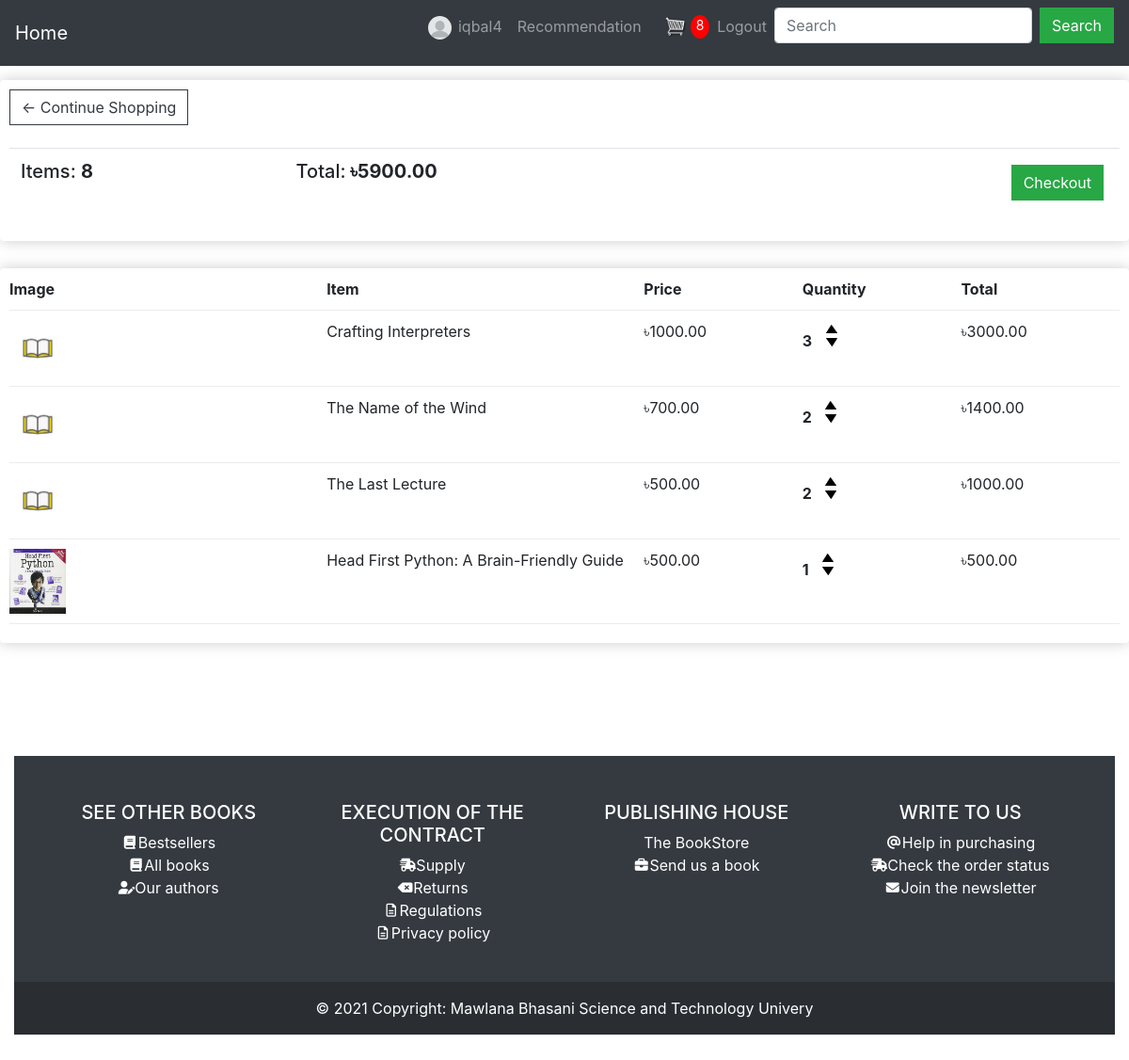
Screenshot of /profiles/cart/ (signed in) with the database file from the repository.
### profiles/models.py (models this page shows, shortened)
class Profile(models.Model):
    user = models.OneToOneField(
        User, on_delete=models.CASCADE, blank=True, null=True)
    city = models.CharField(max_length=200, blank=True)
    profile_pic = models.ImageField(default='default.png', upload_to='profile')

class Order(models.Model):
    profile = models.ForeignKey(
        Profile, on_delete=models.SET_NULL, blank=True, null=True)
    date_ordered = models.DateTimeField(auto_now_add=True)
    completed = models.BooleanField(default=False, null=True)
    transaction_id = models.CharField(max_length=200, null=True, blank=True)
    @ property
    def get_cart_total(self):
        orderitems = self.orderitem_set.all()
        total = sum([item.get_total for item in orderitems])
        return total
    @ property
    def get_cart_items(self):
        orderitems = self.orderitem_set.all()
        total = sum([item.quantity for item in orderitems])
        return total

class OrderItem(models.Model):
    product = models.ForeignKey(
        Product, on_delete=models.SET_NULL, blank=True, null=True)
    order = models.ForeignKey(
        Order, on_delete=models.SET_NULL, blank=True, null=True)
    quantity = models.IntegerField(default=0, null=True, blank=True)
    date_added = models.DateTimeField(auto_now_add=True)
    @ property
    def get_total(self):
        total = self.product.price * self.quantity
        return total

### shop/models.py (models this page shows, shortened)
class Product(models.Model):
    BOOK_GENRES_CHOICES = [
        ('Action', 'Action and adventure'),
        ('Art', 'Art/architecture'),
        ('Alternate history', 'Alternate history'),
        ('Autobiography', 'Autobiography'),
        ('Anthology', 'Anthology'),
        ('Biography', 'Biography'),
        ('Business', 'Business/economics'),
        ('Children', 'Children'),
        ('Crafts/hobbies', 'Crafts/hobbies'),
        ('Classic', 'Classic'),
        ('Cookbook', 'Cookbook'),
        ('Comic book', 'Comic book'),
        ('Diary', 'Diary'),
        ('Dictionary', 'Dictionary'),
        ('Crime', 'Crime'),
        ('Encyclopedia', 'Encyclopedia'),
        ('Drama', 'Drama'),
        ('Fairytale', 'Fairytale'),
        ('Health', 'Health/fitness'),
        ('Fantasy', 'Fantasy'),
        ('History', 'History'),
        ('Graphic novel', 'Graphic novel'),
        ('Home and garden', 'Home and garden'),
        ('Historical fiction', 'Historical fiction'),
        ('Humor', 'Humor'),
        ('Horror', 'Horror'),
        ('Journal', 'Journal'),
        ('Mystery', 'Mystery'),
        ('Math', 'Math'),
        ('Paranormal romance', 'Paranormal romance'),
        ('Memoir', 'Memoir'),
        ('Picture book', 'Picture book'),
        ('Philosophy', 'Philosophy'),
        ('Poetry', 'Poetry'),
        ('Prayer', 'Prayer'),
        ('Political thriller', 'Political thriller'),
        ('Religion', 'Religion, spirituality, and new age'),
        ('Romance', 'Romance'),
        ('Textbook', 'Textbook'),
        ('Satire', 'Satire'),
        ('True crime', 'True crime'),
        ('Science fiction', 'Science fiction'),
        ('Review', 'Review'),
        ('Short story', 'Short story'),
        ('Science', 'Science'),
        ('Suspense', 'Suspense'),
        ('Self help', 'Self help'),
        ('Thriller', 'Thriller'),
        ('Sports and leisure', 'Sports and leisure'),
        ('Western', 'Western'),
        ('Travel', 'Travel'),
        ('Young adult', 'Young adult'),
    ]
    product_name = models.CharField(blank=True, max_length=255)
    author_name = models.CharField(blank=True, max_length=255)
    price = models.FloatField(blank=True, null=True, default=1)
    digital = models.BooleanField(default=False, null=True, blank=False)
    genres = models.CharField(
        max_length=150, choices=BOOK_GENRES_CHOICES, default='Textbook')
    quantity = models.IntegerField(blank=False, default=1)
    product_pic = models.ImageField(
        default='book-default.jpg', upload_to='product')

### profiles/views.py (the view)
# urls.py: path('cart/', views.cart, name='cart'),
def cart(request):
    if request.user.is_authenticated:
        customer = request.user.profile
        order, created = Order.objects.get_or_create(
            profile=customer, completed=False)
        items = order.orderitem_set.all()
        cartItems = order.get_cart_items
    else:
        items = []
        order = {'get_cart_total': 0, 'get_cart_items': 0}
        cartItems = order['get_cart_items']
    data = {'items': items, 'order': order, 'cartItems': cartItems}
    return render(request, 'profiles/cart.html', data)

### profiles/templates/profiles/cart.html
{% extends "profiles/base.html" %}
{% load crispy_forms_tags %}
{% load static %}
{% block content %}
    <div class="row">
        <div class="col-lg-12">
            <div class="box-element">
                <a class="btn btn-outline-dark" href="{% url 'home' %}">&#x2190; Continue Shopping</a
                    >
                    <br />
                    <br />
                    <table class="table">
                        <tr>
                            <th>
                                <h5>
                                    Items: <strong>{{ order.get_cart_items }}</strong>
                                </h5>
                            </th>
                            <th>
                                <h5>
                                    Total:<strong>
                                    &#2547;{{ order.get_cart_total|floatformat:2 }}</strong
                                    >
                                </h5>
                            </th>
                            <th>
                                <a style="float: right; margin: 5px"
                                   class="btn btn-success"
                                   href="{% url 'profiles:checkout' %}">Checkout</a
                                    >
                                </th>
                            </tr>
                        </table>
                    </div>
                    <br />
                    <div class="box-element">
                        <div class="cart-row">
                            <div style="flex: 2">
                                <strong>Image</strong>
                            </div>
                            <div style="flex: 2">
                                <strong>Item</strong>
                            </div>
                            <div style="flex: 1">
                                <strong>Price</strong>
                            </div>
                            <div style="flex: 1">
                                <strong>Quantity</strong>
                            </div>
                            <div style="flex: 1">
                                <strong>Total</strong>
                            </div>
                        </div>
                        {% for item in items %}
                            <div class="cart-row">
                                <div style="flex: 2">
                                    <img class="row-image" src="{{ item.product.product_pic.url }}" />
                                </div>
                                <div style="flex: 2">
                                    <p>{{ item.product.product_name }}</p>
                                </div>
                                <div style="flex: 1">
                                    <p>&#2547;{{ item.product.price|floatformat:2 }}</p>
                                </div>
                                <div style="flex: 1">
                                    <p class="quantity">{{ item.quantity }}</p>
                                    <div class="quantity">
                                        <img data-product="{{ item.product.id }}"
                                             data-action="add"
                                             class="chg-quantity update-cart"
                                             src="{% static 'images/arrow-up.png' %}"/>
                                        <img data-product="{{ item.product.id }}"
                                             data-action="remove"
                                             class="chg-quantity update-cart"
                                             src="{% static 'images/arrow-down.png' %}"/>
                                    </div>
                                </div>
                                <div style="flex: 1">
                                    <p>&#2547;{{ item.get_total|floatformat:2 }}</p>
                                </div>
                            </div>
                        {% endfor %}
                    </div>
                </div>
            </div>
        {% endblock content %}

### profiles/templates/profiles/base.html (shortened to what this page needs)
{% load static %}
{% load profiles_extras %}
<html lang="en">
    <head>
        <link rel="stylesheet"
              type="text/css"
              href="{% static 'css/bootstrap.css' %}">
        <link rel="stylesheet" href="{% static 'css/all.css' %}">
        <link rel="stylesheet" href="{% static 'css/brands.css' %}">
        <link rel="stylesheet" href="{% static 'css/solid.css' %}">
        <link rel="stylesheet" href="{% static 'css/regular.css' %}">
        <link rel="stylesheet" type="text/css" href="{% static 'css/main.css' %}">
    </head>
    <body>
        <nav class="navbar navbar-expand-lg bg-dark navbar-dark sticky-top">
            <a class="navbar-brand" href="{% url 'home' %}">Home</a>
            <div class="collapse navbar-collapse" id="navbarSupportedContent">
                <ul class="navbar-nav ml-auto">
                    {% if user.is_authenticated %}
                        <li class="nav-item">
                            <a class="nav-link user-name"
                               data-user="{{ request.user }}"
                               style="display: inline-block;"
                               href="{% url 'profiles:profile' %}">
                                <img class="rounded-circle"
                                     style="width:25px;
                                            margin-right: 2px;"
                                     src="{{ user.profile.profile_pic.url }}">
                                {{ user.username }}
                            </a>
                        </li>
                        <li class="nav-item">
                            <a class="nav-link" href="{% url 'profiles:recommendation' %}">Recommendation</a>
                        </li>
                    {% endif %}
                    {% if user.is_authenticated %}
                        <div class="form-inline my-2 my-lg-0">
                            <a href="{% url 'profiles:cart' %}">
                                <img id="cart-icon" src="{% static 'images/cart.png' %}">
                                <p id="cart-total">{{ cartItems }}</p>
                            </a>
                        </div>
                        <li>
                            <a class="nav-item nav-link" href="{% url 'profiles:logout' %}">Logout</a>
                        </li>
                    {% endif %}
                    <form class="form-inline"
                          method="post"
                          action="{% url 'profiles:search' %}">
                        <input class="form-control mr-sm-2"
                               type="text"
                               name="search"
                               placeholder="Search">
                        <button class="btn btn-success" type="submit">Search</button>
                    </form>
                </ul>
            </div>
        </nav>
        {% block content %}{% endblock %}
        <br>
        <br>
        <br>
        <div class="container-fluid my-5 col-lg">
            <footer class="bg-dark text-center text-lg-start text-white">
                <div class="container p-4">
                    <div class="row mt-4">
                        <div class="col-lg-3 col-md-6 mb-4 mb-md-0">
                            <h5 class="text-uppercase">See other books</h5>
                            <ul class="list-unstyled mb-0">
                                <li>
                                    <a href="#!" class="text-white"><i class="fas fa-book fa-fw fa-sm me-2"></i>Bestsellers</a>
                                </li>
                                <li>
                                    <a href="#!" class="text-white"><i class="fas fa-book fa-fw fa-sm me-2"></i>All books</a>
                                </li>
                                <li>
                                    <a href="#!" class="text-white"><i class="fas fa-user-edit fa-fw fa-sm me-2"></i>Our authors</a>
                                </li>
                            </ul>
                        </div>
                        <div class="col-lg-3 col-md-6 mb-4 mb-md-0">
                            <h5 class="text-uppercase">Execution of the contract</h5>
                            <ul class="list-unstyled">
                                <li>
                                    <a href="#!" class="text-white"><i class="fas fa-shipping-fast fa-fw fa-sm me-2"></i>Supply</a>
                                </li>
                                <li>
                                    <a href="#!" class="text-white"><i class="fas fa-backspace fa-fw fa-sm me-2"></i>Returns</a>
                                </li>
                                <li>
                                    <a href="#!" class="text-white"><i class="far fa-file-alt fa-fw fa-sm me-2"></i>Regulations</a>
                                </li>
                                <li>
                                    <a href="#!" class="text-white"><i class="far fa-file-alt fa-fw fa-sm me-2"></i>Privacy policy</a>
                                </li>
                            </ul>
                        </div>
                        <div class="col-lg-3 col-md-6 mb-4 mb-md-0">
                            <h5 class="text-uppercase">Publishing house</h5>
                            <ul class="list-unstyled">
                                <li>
                                    <a href="#!" class="text-white">The BookStore</a>
                                </li>
                                <li>
                                    <a href="#!" class="text-white"><i class="fas fa-briefcase fa-fw fa-sm me-2"></i>Send us a book</a>
                                </li>
                            </ul>
                        </div>
                        <div class="col-lg-3 col-md-6 mb-4 mb-md-0">
                            <h5 class="text-uppercase">Write to us</h5>
                            <ul class="list-unstyled">
                                <li>
                                    <a href="#!" class="text-white"><i class="fas fa-at fa-fw fa-sm me-2"></i>Help in purchasing</a>
                                </li>
                                <li>
                                    <a href="#!" class="text-white"><i class="fas fa-shipping-fast fa-fw fa-sm me-2"></i>Check the order status</a>
                                </li>
                                <li>
                                    <a href="#!" class="text-white"><i class="fas fa-envelope fa-fw fa-sm me-2"></i>Join the newsletter</a>
                                </li>
                            </ul>
                        </div>
                    </div>
                </div>
                <div class="text-center p-3" style="background-color: rgba(0, 0, 0, 0.2)">
                    © 2021 Copyright:
                    <a class="text-white" href="{% url 'home' %}">Mawlana Bhasani Science and Technology Univery</a>
                </div>
            </footer>
        </div>
    </body>
</html>

### rows the page displays
Order: get_cart_items "8", get_cart_total "5900.00"
OrderItem: product.product_pic (placeholder picture), product.product_name "Crafting Interpreters", product.price "1000.00", quantity "3", get_total "3000.00"
OrderItem: product.product_pic (placeholder picture), product.product_name "The Name of the Wind", product.price "700.00", quantity "2", get_total "1400.00"
OrderItem: product.product_pic (placeholder picture), product.product_name "The Last Lecture", product.price "500.00", quantity "2", get_total "1000.00"
OrderItem: product.product_pic (picture), product.product_name "Head First Python: A Brain-Friendly Guide", product.price "500.00", quantity "1", get_total "500.00"

### other values shown
{{ user.username }} "iqbal4"
{{ cartItems }} "8"
